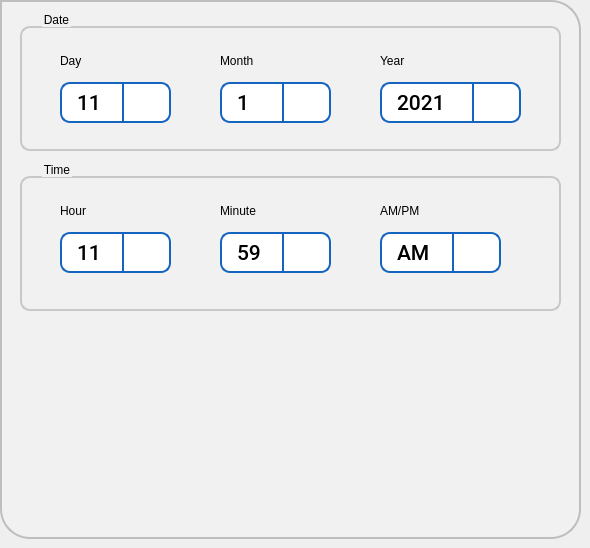
     <widget class="QWidget" name="tabDateTime">
      <attribute name="title">
       <string>Date Time</string>
      </attribute>
      <widget class="QFrame" name="frame_8">
       <property name="geometry">
        <rect>
         <x>0</x>
         <y>0</y>
         <width>581</width>
         <height>539</height>
        </rect>
       </property>
       <property name="styleSheet">
        <string notr="true">background-color: rgb(241, 241, 241);
	 border: 2px solid #C4C4C3;
    border-bottom-color: #C2C7CB; /* same as the pane color */
    border-bottom-left-radius: 30px;
border-bottom-right-radius: 30px;
    border-top-right-radius: 30px;
color: rgb(0, 0, 0);
font: 75 16pt &quot;Roboto Medium&quot;;
border-color:  rgb(190, 190, 190);



</string>
       </property>
       <property name="frameShape">
        <enum>QFrame::StyledPanel</enum>
       </property>
       <property name="frameShadow">
        <enum>QFrame::Raised</enum>
       </property>
       <widget class="QGroupBox" name="groupBox_2">
        <property name="geometry">
         <rect>
          <x>20</x>
          <y>10</y>
          <width>541</width>
          <height>141</height>
         </rect>
        </property>
        <property name="styleSheet">
         <string notr="true">QGroupBox {
    border: 2px solid  rgb(200, 200, 200);
    border-radius: 10px;
    margin-top: 16px; /* leave space at the top for the title */
    padding : 0px;

}

QGroupBox::title {
    subcontrol-origin: padding;
    subcontrol-position: top left ; /* position at the top center */
    left : 20px;
    top : -15px;
}</string>
        </property>
        <property name="title">
         <string>Date</string>
        </property>
        <widget class="QComboBox" name="cbYear">
         <property name="geometry">
          <rect>
           <x>360</x>
           <y>72</y>
           <width>141</width>
           <height>41</height>
          </rect>
         </property>
         <property name="font">
          <font>
           <family>Roboto Medium</family>
           <pointsize>16</pointsize>
           <weight>9</weight>
           <italic>false</italic>
           <bold>false</bold>
          </font>
         </property>
         <property name="focusPolicy">
          <enum>Qt::ClickFocus</enum>
         </property>
         <property name="styleSheet">
          <string notr="true">QComboBox {
   border: 2px solid  rgb(21, 100, 192);
   border-radius: 10px;
   padding: 1px 18px 1px 3px;
   background-color: rgb(255, 255, 255);
   color: rgb(0, 0, 0);
   font: 75 16pt &quot;Roboto Medium&quot;;
   padding-left: 15px;
}

QComboBox:on {
    padding-top: 3px;
    padding-left: 15px;
}

QComboBox::drop-down {
    subcontrol-origin: padding;
    subcontrol-position: top right;
    width: 45px;
    border-left-width: 2px;
    border-left-color: darkgray;
    border-left-style: solid;
    border-top-right-radius: 3px;
    border-bottom-right-radius: 3px;
    border-color: rgb(21, 100, 192);
}

QComboBox::down-arrow {
	image: url(:/images/icons/downarrow.png);
}

QComboBox::down-arrow:on {
    top: 1px;
    left: 1px;
}

QComboBox QAbstractItemView {
   border: 2px solid rgb(21, 100, 192);
   font: 75 16pt &quot;Roboto Medium&quot;;
   border-radius: 5px;
   border-bottom-right-radius: 15px;
   background-color: rgb(255, 255, 255);
   selection-background-color:  rgb(21, 100, 192);
   selection-color: rgb(255, 255, 255);
}

/*  vertical */
QScrollBar:vertical {
     border: 0px solid  rgb(21, 100, 192);
     background:  rgb(230,230,230);
     width: 41px;
	 margin: 50px 0 50px 0;
     border-left: 2px solid  rgb(182, 182, 182);
     border-radius: 0px;
 }

 QScrollBar::handle:vertical {
     background:  rgb(182, 182, 182);
     min-height: 20px;
 }

 QScrollBar::add-line:vertical {
     border: 0px solid grey;
     background:  rgb(230,230,230);
     height: 50px;
     subcontrol-position: bottom;
     subcontrol-origin: margin;
 }

 QScrollBar::sub-line:vertical {
     border: 0px solid grey;
     background:  rgb(230,230,230);
     height: 50px;
     subcontrol-position: top;
     subcontrol-origin: margin;
 }

 QScrollBar::up-arrow:vertical {
     width: 41px;
     height: 50px;
     background-image: url(:/images/icons/cuparrow.png);
}

QScrollBar::down-arrow:vertical {
     width: 41px;
      height: 50px;
      background-image: url(:/images/icons/cdownarrow.png);
 }

 QScrollBar::add-page:vertical, QScrollBar::sub-page:vertical {
      background:  rgb(241, 241, 241);
 }
</string>
         </property>
         <property name="frame">
          <bool>true</bool>
         </property>
         <item>
          <property name="text">
           <string>2021</string>
          </property>
         </item>
         <item>
          <property name="text">
           <string>2022</string>
          </property>
         </item>
         <item>
          <property name="text">
           <string>2023</string>
          </property>
         </item>
         <item>
          <property name="text">
           <string>2024</string>
          </property>
         </item>
         <item>
          <property name="text">
           <string>2025</string>
          </property>
         </item>
         <item>
          <property name="text">
           <string>2026</string>
          </property>
         </item>
         <item>
          <property name="text">
           <string>2027</string>
          </property>
         </item>
         <item>
          <property name="text">
           <string>2028</string>
          </property>
         </item>
         <item>
          <property name="text">
           <string>2029</string>
          </property>
         </item>
         <item>
          <property name="text">
           <string>2030</string>
          </property>
         </item>
         <item>
          <property name="text">
           <string>2031</string>
          </property>
         </item>
         <item>
          <property name="text">
           <string>2032</string>
          </property>
         </item>
         <item>
          <property name="text">
           <string>2033</string>
          </property>
         </item>
         <item>
          <property name="text">
           <string>2034</string>
          </property>
         </item>
         <item>
          <property name="text">
           <string>2035</string>
          </property>
         </item>
         <item>
          <property name="text">
           <string>2036</string>
          </property>
         </item>
         <item>
          <property name="text">
           <string>2037</string>
          </property>
         </item>
         <item>
          <property name="text">
           <string>2038</string>
          </property>
         </item>
         <item>
          <property name="text">
           <string>2039</string>
          </property>
         </item>
         <item>
          <property name="text">
           <string>2040</string>
          </property>
         </item>
        </widget>
        <widget class="QComboBox" name="cbDay">
         <property name="geometry">
          <rect>
           <x>40</x>
           <y>72</y>
           <width>111</width>
           <height>41</height>
          </rect>
         </property>
         <property name="font">
          <font>
           <family>Roboto Medium</family>
           <pointsize>16</pointsize>
           <weight>9</weight>
           <italic>false</italic>
           <bold>false</bold>
          </font>
         </property>
         <property name="focusPolicy">
          <enum>Qt::ClickFocus</enum>
         </property>
         <property name="styleSheet">
          <string notr="true">QComboBox {
   border: 2px solid  rgb(21, 100, 192);
   border-radius: 10px;
   padding: 1px 18px 1px 3px;
   background-color: rgb(255, 255, 255);
   color: rgb(0, 0, 0);
   font: 75 16pt &quot;Roboto Medium&quot;;
   padding-left: 15px;
}

QComboBox:on {
    padding-top: 3px;
    padding-left: 15px;
}

QComboBox::drop-down {
    subcontrol-origin: padding;
    subcontrol-position: top right;
    width: 45px;
    border-left-width: 2px;
    border-left-color: darkgray;
    border-left-style: solid;
    border-top-right-radius: 3px;
    border-bottom-right-radius: 3px;
    border-color: rgb(21, 100, 192);
}

QComboBox::down-arrow {
	image: url(:/images/icons/downarrow.png);
}

QComboBox::down-arrow:on {
    top: 1px;
    left: 1px;
}

QComboBox QAbstractItemView {
   border: 2px solid rgb(21, 100, 192);
   font: 75 16pt &quot;Roboto Medium&quot;;
   border-radius: 5px;
   border-bottom-right-radius: 15px;
   background-color: rgb(255, 255, 255);
   selection-background-color:  rgb(21, 100, 192);
   selection-color: rgb(255, 255, 255);
}

/*  vertical */
QScrollBar:vertical {
     border: 0px solid  rgb(21, 100, 192);
     background:  rgb(230,230,230);
     width: 41px;
	 margin: 50px 0 50px 0;
     border-left: 2px solid  rgb(182, 182, 182);
     border-radius: 0px;
 }

 QScrollBar::handle:vertical {
     background:  rgb(182, 182, 182);
     min-height: 20px;
 }

 QScrollBar::add-line:vertical {
     border: 0px solid grey;
     background:  rgb(230,230,230);
     height: 50px;
     subcontrol-position: bottom;
     subcontrol-origin: margin;
 }

 QScrollBar::sub-line:vertical {
     border: 0px solid grey;
     background:  rgb(230,230,230);
     height: 50px;
     subcontrol-position: top;
     subcontrol-origin: margin;
 }

 QScrollBar::up-arrow:vertical {
     width: 41px;
     height: 50px;
     background-image: url(:/images/icons/cuparrow.png);
}

QScrollBar::down-arrow:vertical {
     width: 41px;
      height: 50px;
      background-image: url(:/images/icons/cdownarrow.png);
 }

 QScrollBar::add-page:vertical, QScrollBar::sub-page:vertical {
      background:  rgb(241, 241, 241);
 }
</string>
         </property>
         <property name="frame">
          <bool>true</bool>
         </property>
         <item>
          <property name="text">
           <string>11</string>
          </property>
         </item>
         <item>
          <property name="text">
           <string>2</string>
          </property>
         </item>
         <item>
          <property name="text">
           <string>3</string>
          </property>
         </item>
         <item>
          <property name="text">
           <string>4</string>
          </property>
         </item>
         <item>
          <property name="text">
           <string>5</string>
          </property>
         </item>
         <item>
          <property name="text">
           <string>6</string>
          </property>
         </item>
         <item>
          <property name="text">
           <string>7</string>
          </property>
         </item>
         <item>
          <property name="text">
           <string>8</string>
          </property>
         </item>
         <item>
          <property name="text">
           <string>9</string>
          </property>
         </item>
         <item>
          <property name="text">
           <string>10</string>
          </property>
         </item>
         <item>
          <property name="text">
           <string>11</string>
          </property>
         </item>
         <item>
          <property name="text">
           <string>12</string>
          </property>
         </item>
         <item>
          <property name="text">
           <string>13</string>
          </property>
         </item>
         <item>
          <property name="text">
           <string>14</string>
          </property>
         </item>
         <item>
          <property name="text">
           <string>15</string>
          </property>
         </item>
        </widget>
        <widget class="QComboBox" name="cbMonth">
         <property name="geometry">
          <rect>
           <x>200</x>
           <y>72</y>
           <width>111</width>
           <height>41</height>
          </rect>
         </property>
         <property name="font">
          <font>
           <family>Roboto Medium</family>
           <pointsize>16</pointsize>
           <weight>9</weight>
           <italic>false</italic>
           <bold>false</bold>
          </font>
         </property>
         <property name="focusPolicy">
          <enum>Qt::ClickFocus</enum>
         </property>
         <property name="styleSheet">
          <string notr="true">QComboBox {
   border: 2px solid  rgb(21, 100, 192);
   border-radius: 10px;
   padding: 1px 18px 1px 3px;
   background-color: rgb(255, 255, 255);
   color: rgb(0, 0, 0);
   font: 75 16pt &quot;Roboto Medium&quot;;
   padding-left: 15px;
}

QComboBox:on {
    padding-top: 3px;
    padding-left: 15px;
}

QComboBox::drop-down {
    subcontrol-origin: padding;
    subcontrol-position: top right;
    width: 45px;
    border-left-width: 2px;
    border-left-color: darkgray;
    border-left-style: solid;
    border-top-right-radius: 3px;
    border-bottom-right-radius: 3px;
    border-color: rgb(21, 100, 192);
}

QComboBox::down-arrow {
	image: url(:/images/icons/downarrow.png);
}

QComboBox::down-arrow:on {
    top: 1px;
    left: 1px;
}

QComboBox QAbstractItemView {
   border: 2px solid rgb(21, 100, 192);
   font: 75 16pt &quot;Roboto Medium&quot;;
   border-radius: 5px;
   border-bottom-right-radius: 15px;
   background-color: rgb(255, 255, 255);
   selection-background-color:  rgb(21, 100, 192);
   selection-color: rgb(255, 255, 255);
}

/*  vertical */
QScrollBar:vertical {
     border: 0px solid  rgb(21, 100, 192);
     background:  rgb(230,230,230);
     width: 41px;
	 margin: 50px 0 50px 0;
     border-left: 2px solid  rgb(182, 182, 182);
     border-radius: 0px;
 }

 QScrollBar::handle:vertical {
     background:  rgb(182, 182, 182);
     min-height: 20px;
 }

 QScrollBar::add-line:vertical {
     border: 0px solid grey;
     background:  rgb(230,230,230);
     height: 50px;
     subcontrol-position: bottom;
     subcontrol-origin: margin;
 }

 QScrollBar::sub-line:vertical {
     border: 0px solid grey;
     background:  rgb(230,230,230);
     height: 50px;
     subcontrol-position: top;
     subcontrol-origin: margin;
 }

 QScrollBar::up-arrow:vertical {
     width: 41px;
     height: 50px;
     background-image: url(:/images/icons/cuparrow.png);
}

QScrollBar::down-arrow:vertical {
     width: 41px;
      height: 50px;
      background-image: url(:/images/icons/cdownarrow.png);
 }

 QScrollBar::add-page:vertical, QScrollBar::sub-page:vertical {
      background:  rgb(241, 241, 241);
 }
</string>
         </property>
         <property name="frame">
          <bool>true</bool>
         </property>
         <item>
          <property name="text">
           <string>1</string>
          </property>
         </item>
         <item>
          <property name="text">
           <string>2</string>
          </property>
         </item>
         <item>
          <property name="text">
           <string>3</string>
          </property>
         </item>
         <item>
          <property name="text">
           <string>4</string>
          </property>
         </item>
         <item>
          <property name="text">
           <string>5</string>
          </property>
         </item>
         <item>
          <property name="text">
           <string>6</string>
          </property>
         </item>
         <item>
          <property name="text">
           <string>7</string>
          </property>
         </item>
         <item>
          <property name="text">
           <string>8</string>
          </property>
         </item>
         <item>
          <property name="text">
           <string>9</string>
          </property>
         </item>
         <item>
          <property name="text">
           <string>10</string>
          </property>
         </item>
         <item>
          <property name="text">
           <string>11</string>
          </property>
         </item>
         <item>
          <property name="text">
           <string>12</string>
          </property>
         </item>
        </widget>
        <widget class="QLabel" name="label_28">
         <property name="geometry">
          <rect>
           <x>40</x>
           <y>30</y>
           <width>111</width>
           <height>41</height>
          </rect>
         </property>
         <property name="styleSheet">
          <string notr="true">border-width: 0px;
font: 75 16pt &quot;Roboto Medium&quot;;</string>
         </property>
         <property name="text">
          <string>Day</string>
         </property>
        </widget>
        <widget class="QLabel" name="label_34">
         <property name="geometry">
          <rect>
           <x>200</x>
           <y>30</y>
           <width>111</width>
           <height>41</height>
          </rect>
         </property>
         <property name="styleSheet">
          <string notr="true">border-width: 0px;
font: 75 16pt &quot;Roboto Medium&quot;;</string>
         </property>
         <property name="text">
          <string>Month</string>
         </property>
        </widget>
        <widget class="QLabel" name="label_35">
         <property name="geometry">
          <rect>
           <x>360</x>
           <y>30</y>
           <width>131</width>
           <height>41</height>
          </rect>
         </property>
         <property name="styleSheet">
          <string notr="true">border-width: 0px;
font: 75 16pt &quot;Roboto Medium&quot;;</string>
         </property>
         <property name="text">
          <string>Year</string>
         </property>
        </widget>
       </widget>
       <widget class="QGroupBox" name="groupBox_3">
        <property name="geometry">
         <rect>
          <x>20</x>
          <y>160</y>
          <width>541</width>
          <height>151</height>
         </rect>
        </property>
        <property name="styleSheet">
         <string notr="true">QGroupBox {
    border: 2px solid  rgb(200, 200, 200);
    border-radius: 10px;
    margin-top: 16px; /* leave space at the top for the title */
    padding : 0px;

}

QGroupBox::title {
    subcontrol-origin: padding;
    subcontrol-position: top left ; /* position at the top center */
    left : 20px;
    top : -15px;
}</string>
        </property>
        <property name="title">
         <string>Time</string>
        </property>
        <widget class="QComboBox" name="cbHour">
         <property name="geometry">
          <rect>
           <x>40</x>
           <y>72</y>
           <width>111</width>
           <height>41</height>
          </rect>
         </property>
         <property name="font">
          <font>
           <family>Roboto Medium</family>
           <pointsize>16</pointsize>
           <weight>9</weight>
           <italic>false</italic>
           <bold>false</bold>
          </font>
         </property>
         <property name="focusPolicy">
          <enum>Qt::ClickFocus</enum>
         </property>
         <property name="styleSheet">
          <string notr="true">QComboBox {
   border: 2px solid  rgb(21, 100, 192);
   border-radius: 10px;
   padding: 1px 18px 1px 3px;
   background-color: rgb(255, 255, 255);
   color: rgb(0, 0, 0);
   font: 75 16pt &quot;Roboto Medium&quot;;
   padding-left: 15px;
}

QComboBox:on {
    padding-top: 3px;
    padding-left: 15px;
}

QComboBox::drop-down {
    subcontrol-origin: padding;
    subcontrol-position: top right;
    width: 45px;
    border-left-width: 2px;
    border-left-color: darkgray;
    border-left-style: solid;
    border-top-right-radius: 3px;
    border-bottom-right-radius: 3px;
    border-color: rgb(21, 100, 192);
}

QComboBox::down-arrow {
	image: url(:/images/icons/downarrow.png);
}

QComboBox::down-arrow:on {
    top: 1px;
    left: 1px;
}

QComboBox QAbstractItemView {
   border: 2px solid rgb(21, 100, 192);
   font: 75 16pt &quot;Roboto Medium&quot;;
   border-radius: 5px;
   border-bottom-right-radius: 15px;
   background-color: rgb(255, 255, 255);
   selection-background-color:  rgb(21, 100, 192);
   selection-color: rgb(255, 255, 255);
}

/*  vertical */
QScrollBar:vertical {
     border: 0px solid  rgb(21, 100, 192);
     background:  rgb(230,230,230);
     width: 41px;
	 margin: 50px 0 50px 0;
     border-left: 2px solid  rgb(182, 182, 182);
     border-radius: 0px;
 }

 QScrollBar::handle:vertical {
     background:  rgb(182, 182, 182);
     min-height: 20px;
 }

 QScrollBar::add-line:vertical {
     border: 0px solid grey;
     background:  rgb(230,230,230);
     height: 50px;
     subcontrol-position: bottom;
     subcontrol-origin: margin;
 }

 QScrollBar::sub-line:vertical {
     border: 0px solid grey;
     background:  rgb(230,230,230);
     height: 50px;
     subcontrol-position: top;
     subcontrol-origin: margin;
 }

 QScrollBar::up-arrow:vertical {
     width: 41px;
     height: 50px;
     background-image: url(:/images/icons/cuparrow.png);
}

QScrollBar::down-arrow:vertical {
     width: 41px;
      height: 50px;
      background-image: url(:/images/icons/cdownarrow.png);
 }

 QScrollBar::add-page:vertical, QScrollBar::sub-page:vertical {
      background:  rgb(241, 241, 241);
 }
</string>
         </property>
         <property name="frame">
          <bool>true</bool>
         </property>
         <item>
          <property name="text">
           <string>11</string>
          </property>
         </item>
         <item>
          <property name="text">
           <string>2</string>
          </property>
         </item>
         <item>
          <property name="text">
           <string>3</string>
          </property>
         </item>
         <item>
          <property name="text">
           <string>4</string>
          </property>
         </item>
         <item>
          <property name="text">
           <string>5</string>
          </property>
         </item>
         <item>
          <property name="text">
           <string>6</string>
          </property>
         </item>
         <item>
          <property name="text">
           <string>7</string>
          </property>
         </item>
         <item>
          <property name="text">
           <string>8</string>
          </property>
         </item>
         <item>
          <property name="text">
           <string>9</string>
          </property>
         </item>
         <item>
          <property name="text">
           <string>10</string>
          </property>
         </item>
         <item>
          <property name="text">
           <string>11</string>
          </property>
         </item>
         <item>
          <property name="text">
           <string>12</string>
          </property>
         </item>
         <item>
          <property name="text">
           <string>13</string>
          </property>
         </item>
         <item>
          <property name="text">
           <string>14</string>
          </property>
         </item>
         <item>
          <property name="text">
           <string>15</string>
          </property>
         </item>
        </widget>
        <widget class="QComboBox" name="cbMinute">
         <property name="geometry">
          <rect>
           <x>200</x>
           <y>72</y>
           <width>111</width>
           <height>41</height>
          </rect>
         </property>
         <property name="font">
          <font>
           <family>Roboto Medium</family>
           <pointsize>16</pointsize>
           <weight>9</weight>
           <italic>false</italic>
           <bold>false</bold>
          </font>
         </property>
         <property name="focusPolicy">
          <enum>Qt::ClickFocus</enum>
         </property>
         <property name="styleSheet">
          <string notr="true">QComboBox {
   border: 2px solid  rgb(21, 100, 192);
   border-radius: 10px;
   padding: 1px 18px 1px 3px;
   background-color: rgb(255, 255, 255);
   color: rgb(0, 0, 0);
   font: 75 16pt &quot;Roboto Medium&quot;;
   padding-left: 15px;
}

QComboBox:on {
    padding-top: 3px;
    padding-left: 15px;
}

QComboBox::drop-down {
    subcontrol-origin: padding;
    subcontrol-position: top right;
    width: 45px;
    border-left-width: 2px;
    border-left-color: darkgray;
    border-left-style: solid;
    border-top-right-radius: 3px;
    border-bottom-right-radius: 3px;
    border-color: rgb(21, 100, 192);
}

QComboBox::down-arrow {
	image: url(:/images/icons/downarrow.png);
}

QComboBox::down-arrow:on {
    top: 1px;
    left: 1px;
}

QComboBox QAbstractItemView {
   border: 2px solid rgb(21, 100, 192);
   font: 75 16pt &quot;Roboto Medium&quot;;
   border-radius: 5px;
   border-bottom-right-radius: 15px;
   background-color: rgb(255, 255, 255);
   selection-background-color:  rgb(21, 100, 192);
   selection-color: rgb(255, 255, 255);
}

/*  vertical */
QScrollBar:vertical {
     border: 0px solid  rgb(21, 100, 192);
     background:  rgb(230,230,230);
     width: 41px;
	 margin: 50px 0 50px 0;
     border-left: 2px solid  rgb(182, 182, 182);
     border-radius: 0px;
 }

 QScrollBar::handle:vertical {
     background:  rgb(182, 182, 182);
     min-height: 20px;
 }

 QScrollBar::add-line:vertical {
     border: 0px solid grey;
     background:  rgb(230,230,230);
     height: 50px;
     subcontrol-position: bottom;
     subcontrol-origin: margin;
 }

 QScrollBar::sub-line:vertical {
     border: 0px solid grey;
     background:  rgb(230,230,230);
     height: 50px;
     subcontrol-position: top;
     subcontrol-origin: margin;
 }

 QScrollBar::up-arrow:vertical {
     width: 41px;
     height: 50px;
     background-image: url(:/images/icons/cuparrow.png);
}

QScrollBar::down-arrow:vertical {
     width: 41px;
      height: 50px;
      background-image: url(:/images/icons/cdownarrow.png);
 }

 QScrollBar::add-page:vertical, QScrollBar::sub-page:vertical {
      background:  rgb(241, 241, 241);
 }
</string>
         </property>
         <property name="frame">
          <bool>true</bool>
         </property>
         <item>
          <property name="text">
           <string>59</string>
          </property>
         </item>
         <item>
          <property name="text">
           <string>2</string>
          </property>
         </item>
         <item>
          <property name="text">
           <string>3</string>
          </property>
         </item>
         <item>
          <property name="text">
           <string>4</string>
          </property>
         </item>
         <item>
          <property name="text">
           <string>5</string>
          </property>
         </item>
         <item>
          <property name="text">
           <string>6</string>
          </property>
         </item>
         <item>
          <property name="text">
           <string>7</string>
          </property>
         </item>
         <item>
          <property name="text">
           <string>8</string>
          </property>
         </item>
         <item>
          <property name="text">
           <string>9</string>
          </property>
         </item>
         <item>
          <property name="text">
           <string>10</string>
          </property>
         </item>
         <item>
          <property name="text">
           <string>11</string>
          </property>
         </item>
         <item>
          <property name="text">
           <string>12</string>
          </property>
         </item>
        </widget>
        <widget class="QLabel" name="label_36">
         <property name="geometry">
          <rect>
           <x>40</x>
           <y>30</y>
           <width>111</width>
           <height>41</height>
          </rect>
         </property>
         <property name="styleSheet">
          <string notr="true">border-width: 0px;
font: 75 16pt &quot;Roboto Medium&quot;;</string>
         </property>
         <property name="text">
          <string>Hour</string>
         </property>
        </widget>
        <widget class="QLabel" name="label_37">
         <property name="geometry">
          <rect>
           <x>200</x>
           <y>30</y>
           <width>111</width>
           <height>41</height>
          </rect>
         </property>
         <property name="styleSheet">
          <string notr="true">border-width: 0px;
font: 75 16pt &quot;Roboto Medium&quot;;</string>
         </property>
         <property name="text">
          <string>Minute</string>
         </property>
        </widget>
        <widget class="QComboBox" name="cbAMPM">
         <property name="geometry">
          <rect>
           <x>360</x>
           <y>72</y>
           <width>121</width>
           <height>41</height>
          </rect>
         </property>
         <property name="font">
          <font>
           <family>Roboto Medium</family>
           <pointsize>16</pointsize>
           <weight>9</weight>
           <italic>false</italic>
           <bold>false</bold>
          </font>
         </property>
         <property name="focusPolicy">
          <enum>Qt::ClickFocus</enum>
         </property>
         <property name="styleSheet">
          <string notr="true">QComboBox {
   border: 2px solid  rgb(21, 100, 192);
   border-radius: 10px;
   padding: 1px 18px 1px 3px;
   background-color: rgb(255, 255, 255);
   color: rgb(0, 0, 0);
   font: 75 16pt &quot;Roboto Medium&quot;;
   padding-left: 15px;
}

QComboBox:on {
    padding-top: 3px;
    padding-left: 15px;
}

QComboBox::drop-down {
    subcontrol-origin: padding;
    subcontrol-position: top right;
    width: 45px;
    border-left-width: 2px;
    border-left-color: darkgray;
    border-left-style: solid;
    border-top-right-radius: 3px;
    border-bottom-right-radius: 3px;
    border-color: rgb(21, 100, 192);
}

QComboBox::down-arrow {
	image: url(:/images/icons/downarrow.png);
}

QComboBox::down-arrow:on {
    top: 1px;
    left: 1px;
}

QComboBox QAbstractItemView {
   border: 2px solid rgb(21, 100, 192);
   font: 75 16pt &quot;Roboto Medium&quot;;
   border-radius: 5px;
   background-color: rgb(255, 255, 255);
   selection-background-color:  rgb(21, 100, 192);
   selection-color: rgb(255, 255, 255);
}

/*  vertical */
QScrollBar:vertical {
     border: 0px solid  rgb(21, 100, 192);
     background:  rgb(230,230,230);
     width: 41px;
	 margin: 50px 0 50px 0;
     border-left: 2px solid  rgb(182, 182, 182);
     border-radius: 0px;
 }

 QScrollBar::handle:vertical {
     background:  rgb(182, 182, 182);
     min-height: 20px;
 }

 QScrollBar::add-line:vertical {
     border: 0px solid grey;
     background:  rgb(230,230,230);
     height: 50px;
     subcontrol-position: bottom;
     subcontrol-origin: margin;
 }

 QScrollBar::sub-line:vertical {
     border: 0px solid grey;
     background:  rgb(230,230,230);
     height: 50px;
     subcontrol-position: top;
     subcontrol-origin: margin;
 }

 QScrollBar::up-arrow:vertical {
     width: 41px;
     height: 50px;
     background-image: url(:/images/icons/cuparrow.png);
}

QScrollBar::down-arrow:vertical {
     width: 41px;
      height: 50px;
      background-image: url(:/images/icons/cdownarrow.png);
 }

 QScrollBar::add-page:vertical, QScrollBar::sub-page:vertical {
      background:  rgb(241, 241, 241);
 }
</string>
         </property>
         <property name="frame">
          <bool>true</bool>
         </property>
         <item>
          <property name="text">
           <string>AM</string>
          </property>
         </item>
         <item>
          <property name="text">
           <string>PM</string>
          </property>
         </item>
        </widget>
        <widget class="QLabel" name="label_39">
         <property name="geometry">
          <rect>
           <x>360</x>
           <y>30</y>
           <width>101</width>
           <height>41</height>
          </rect>
         </property>
         <property name="styleSheet">
          <string notr="true">border-width: 0px;
font: 75 16pt &quot;Roboto Medium&quot;;</string>
         </property>
         <property name="text">
          <string>AM/PM</string>
         </property>
        </widget>
       </widget>
      </widget>
     </widget>
